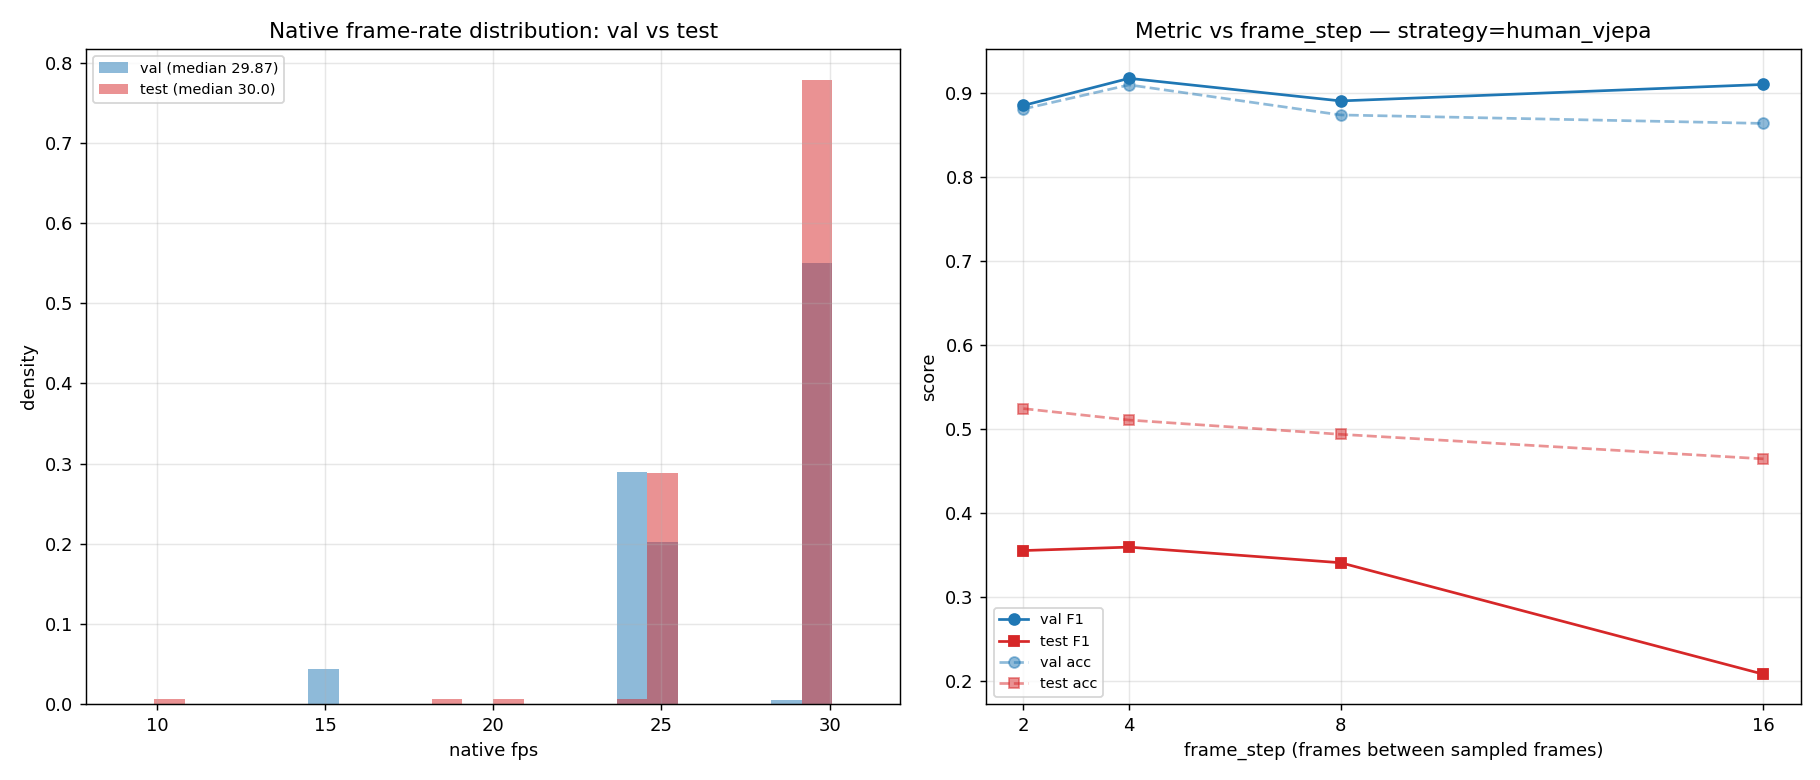

Python code for this plot:
"""Frame-rate influence analysis: is the val→test accuracy drop driven by fps?

Clips are cut with a fixed `frame_step` measured in FRAMES, not seconds
(see meta_common.iter_clips_from_video). A clip therefore spans
`num_frames * frame_step / fps` seconds — so two videos at different native
frame rates yield different real-world temporal windows for the SAME
frame_step. If the test videos have a systematically different fps than the
val videos, the model sees a different temporal scale at inference time.

This script investigates that with two analyses, using your trained meta-model:

  A) Native fps distribution — val vs test. If these differ, fixed frame_step
     means different effective temporal coverage.
  B) frame_step sweep — re-extract features at several frame_step values and
     evaluate the meta-model on val and test for each. If the test metric
     responds strongly to frame_step (and the val/test gap shrinks at some
     value), frame rate / temporal sampling is implicated in the drop.

Validation features are reused from cache_features/ per (strategy, frame_step)
when available.

Usage:
    python frame_rate_analysis.py \\
        --val-csv /tf/data/dataset-2classes/val.csv \\
        --test-dataset /tf/data/test-dataset \\
        --meta-model meta_model_human_weapon_cls.pkl \\
        --frame-steps 2,4,8,16 \\
        --yolo_violence trained-models/yolo26m-violence-cls/best.pt
"""

import argparse
import json
import logging
import os
import pickle
import warnings
from typing import Any, Dict, List, Optional, Tuple

import numpy as np
import torch

from meta_common import (  # type: ignore
    DEFAULT_STRATEGY,
    PipelineStrategy,
    add_shared_model_args,
    compute_eval_metrics,
    load_pipeline_models,
)
from meta_inference import collect_embeddings, find_videos  # type: ignore
from meta_training import (  # type: ignore
    collect_embeddings_from_csv,
    get_cache_path,
    parse_dataset_csv,
)

warnings.filterwarnings("ignore", category=FutureWarning)
logging.basicConfig()
logger = logging.getLogger("frame_rate_analysis")
logger.setLevel(logging.INFO)


def get_video_fps(path: str) -> Optional[float]:
    """Return native average fps for a video, or None if unreadable."""
    try:
        import decord  # type: ignore

        vr = decord.VideoReader(path, ctx=decord.cpu(0))
        fps = float(vr.get_avg_fps())
        return fps if fps > 0 else None
    except Exception:
        pass
    try:
        import cv2

        cap = cv2.VideoCapture(path)
        fps = float(cap.get(cv2.CAP_PROP_FPS))
        cap.release()
        return fps if fps > 0 else None
    except Exception:
        return None


def fps_summary(paths: List[str]) -> Dict[str, Any]:
    fps_vals = [f for f in (get_video_fps(p) for p in paths) if f]
    if not fps_vals:
        return {"n": 0, "fps": []}
    arr = np.array(fps_vals, dtype=np.float32)
    return {
        "n": int(len(arr)),
        "mean": round(float(arr.mean()), 2),
        "median": round(float(np.median(arr)), 2),
        "min": round(float(arr.min()), 2),
        "max": round(float(arr.max()), 2),
        "std": round(float(arr.std()), 2),
        "fps": [round(float(x), 2) for x in arr],
    }


def collect_test_video_paths(test_dataset: str) -> List[str]:
    paths: List[str] = []
    for folder in ("violent", "non-violent"):
        vdir = os.path.join(test_dataset, folder, "videos")
        if os.path.isdir(vdir):
            paths.extend(find_videos(vdir))
    return paths


def _val_features(
    args: argparse.Namespace, models: Any, device: str, frame_step: int
) -> Tuple[np.ndarray, np.ndarray]:
    """Val (X, y) at a given frame_step, reusing cache when present."""
    cache_path = None
    if args.cache_dir:
        os.makedirs(args.cache_dir, exist_ok=True)
        cache_path = get_cache_path(args.val_csv, args, prefix="val")
    if cache_path and os.path.exists(cache_path) and not args.force_rebuild:
        logger.info(f"  [val fs={frame_step}] cache: {cache_path}")
        try:
            with open(cache_path, "rb") as f:
                cached = pickle.load(f)
            return cached["X"], cached["y"]
        except Exception as e:
            logger.warning(f"  cache load failed ({e}); extracting raw.")
    X, y, _ = collect_embeddings_from_csv(
        args.val_csv, models, device,
        num_frames=args.num_frames, frame_step=frame_step,
        human_threshold=args.human_threshold,
        weapon_threshold=args.weapon_threshold,
        strategy=args.strategy,
    )
    if cache_path:
        try:
            with open(cache_path, "wb") as f:
                pickle.dump({"X": X, "y": y, "metadata": []}, f)
        except Exception as e:
            logger.warning(f"  failed to save val cache: {e}")
    return X, y


def _test_features(
    args: argparse.Namespace, models: Any, device: str, frame_step: int
) -> Tuple[np.ndarray, np.ndarray]:
    """Test (X, y) at a given frame_step, caching the result."""
    cache_path = None
    if args.cache_dir:
        os.makedirs(args.cache_dir, exist_ok=True)
        cache_path = get_cache_path(
            os.path.join(args.test_dataset, "test-dataset"),
            args, prefix="test",
        )
    if cache_path and os.path.exists(cache_path) and not args.force_rebuild:
        logger.info(f"  [test fs={frame_step}] cache: {cache_path}")
        try:
            with open(cache_path, "rb") as f:
                cached = pickle.load(f)
            return cached["X"], cached["y"]
        except Exception as e:
            logger.warning(f"  cache load failed ({e}); extracting raw.")
    X, y, _ = collect_embeddings(
        args.test_dataset, models, device,
        num_frames=args.num_frames, frame_step=frame_step,
        human_threshold=args.human_threshold,
        weapon_threshold=args.weapon_threshold,
        strategy=args.strategy,
    )
    if cache_path:
        try:
            with open(cache_path, "wb") as f:
                pickle.dump({"X": X, "y": y, "metadata": []}, f)
        except Exception as e:
            logger.warning(f"  failed to save test cache: {e}")
    return X, y


def evaluate(
    clf: Any, scaler: Any, pca: Any, X: np.ndarray, y: np.ndarray
) -> Dict[str, Any]:
    X_s = scaler.transform(X)
    X_f = pca.transform(X_s) if pca else X_s
    preds = clf.predict(X_f)
    return compute_eval_metrics(y, preds)


def make_plot(
    rows: List[Dict[str, Any]],
    val_fps: Dict[str, Any],
    test_fps: Dict[str, Any],
    strategy: str,
    out_path: str,
) -> Optional[str]:
    try:
        import matplotlib

        matplotlib.use("Agg")
        import matplotlib.pyplot as plt
    except Exception as e:
        logger.warning(f"matplotlib unavailable ({e}); skipping plot.")
        return None

    fig, (ax1, ax2) = plt.subplots(1, 2, figsize=(14, 6))

    # ── Left: native fps distribution, val vs test ──
    if val_fps.get("fps") or test_fps.get("fps"):
        lo = min(
            [min(val_fps.get("fps", [30])), min(test_fps.get("fps", [30]))]
        )
        hi = max(
            [max(val_fps.get("fps", [30])), max(test_fps.get("fps", [30]))]
        )
        bins = np.linspace(lo - 1, hi + 1, 25)
        if val_fps.get("fps"):
            ax1.hist(
                val_fps["fps"], bins=bins, alpha=0.5, color="tab:blue",
                density=True, label=f"val (median {val_fps.get('median')})",
            )
        if test_fps.get("fps"):
            ax1.hist(
                test_fps["fps"], bins=bins, alpha=0.5, color="tab:red",
                density=True, label=f"test (median {test_fps.get('median')})",
            )
    ax1.set_xlabel("native fps")
    ax1.set_ylabel("density")
    ax1.set_title("Native frame-rate distribution: val vs test")
    ax1.legend(loc="best", fontsize=8)
    ax1.grid(True, alpha=0.3)

    # ── Right: F1 vs frame_step for val and test ──
    fsteps = [r["frame_step"] for r in rows]
    ax2.plot(
        fsteps, [r["val"]["f1"] for r in rows],
        "o-", color="tab:blue", label="val F1",
    )
    ax2.plot(
        fsteps, [r["test"]["f1"] for r in rows],
        "s-", color="tab:red", label="test F1",
    )
    ax2.plot(
        fsteps, [r["val"]["accuracy"] for r in rows],
        "o--", color="tab:blue", alpha=0.5, label="val acc",
    )
    ax2.plot(
        fsteps, [r["test"]["accuracy"] for r in rows],
        "s--", color="tab:red", alpha=0.5, label="test acc",
    )
    ax2.set_xlabel("frame_step (frames between sampled frames)")
    ax2.set_ylabel("score")
    ax2.set_title(f"Metric vs frame_step — strategy={strategy}")
    ax2.set_xticks(fsteps)
    ax2.legend(loc="best", fontsize=8)
    ax2.grid(True, alpha=0.3)

    fig.tight_layout()
    fig.savefig(out_path, dpi=130)
    plt.close(fig)
    return out_path


def print_table(rows: List[Dict[str, Any]]) -> None:
    print("\n" + "=" * 78)
    print("  FRAME-STEP SWEEP — meta-model on val vs test")
    print("=" * 78)
    print(
        f"  {'fstep':>5} | {'val F1':>7} {'val acc':>7} | "
        f"{'test F1':>7} {'test acc':>8} | {'F1 gap':>7}"
    )
    print("  " + "-" * 60)
    for r in rows:
        gap = r["val"]["f1"] - r["test"]["f1"]
        print(
            f"  {r['frame_step']:>5} | "
            f"{r['val']['f1']:>7.3f} {r['val']['accuracy']:>7.3f} | "
            f"{r['test']['f1']:>7.3f} {r['test']['accuracy']:>8.3f} | "
            f"{gap:>7.3f}"
        )
    print("=" * 78 + "\n")


def main() -> None:
    p = argparse.ArgumentParser(
        description="Analyze frame-rate / frame_step influence on val→test drop."
    )
    p.add_argument(
        "--val-csv",
        type=str,
        default="/tf/data/dataset-2classes/val.csv",
        help="Validation CSV: '<video_path> <label>' per line.",
    )
    p.add_argument(
        "--test-dataset",
        type=str,
        required=True,
        help="Test dataset dir (violent/ + non-violent/ subdirs).",
    )
    p.add_argument(
        "--meta-model",
        type=str,
        default="meta_model.pkl",
        help="Trained meta-model pickle (carries scaler/pca/strategy).",
    )
    p.add_argument(
        "--frame-steps",
        type=str,
        default="2,4,8,16",
        help="Comma-separated frame_step values to sweep.",
    )
    add_shared_model_args(p)
    p.add_argument(
        "--cache-dir",
        type=str,
        default="cache_features",
        help="Feature cache dir (shared with train_all_strategies.py).",
    )
    p.add_argument("--force-rebuild", action="store_true")
    p.add_argument(
        "--skip-sweep",
        action="store_true",
        help="Only report the native fps distribution (analysis A), skip B.",
    )
    p.add_argument(
        "--output-plot", type=str, default="frame_rate_analysis.png"
    )
    p.add_argument("--output", type=str, default="frame_rate_analysis.json")
    args = p.parse_args()

    if not os.path.isfile(args.val_csv):
        raise SystemExit(f"Error: val CSV not found: {args.val_csv}")
    for sub in ("violent/videos", "non-violent/videos"):
        if not os.path.isdir(os.path.join(args.test_dataset, sub)):
            raise SystemExit(
                f"Error: not found: {os.path.join(args.test_dataset, sub)}"
            )

    # ── Analysis A: native fps distribution (cheap, no model needed) ──
    logger.info("Collecting native fps distribution (val vs test) …")
    val_paths = [vp for vp, _ in parse_dataset_csv(args.val_csv)]
    test_paths = collect_test_video_paths(args.test_dataset)
    val_fps = fps_summary(val_paths)
    test_fps = fps_summary(test_paths)
    logger.info(
        f"  val fps:  median={val_fps.get('median')} "
        f"range=[{val_fps.get('min')}, {val_fps.get('max')}] n={val_fps['n']}"
    )
    logger.info(
        f"  test fps: median={test_fps.get('median')} "
        f"range=[{test_fps.get('min')}, {test_fps.get('max')}] n={test_fps['n']}"
    )

    rows: List[Dict[str, Any]] = []
    strategy_label = "n/a"

    if not args.skip_sweep:
        # Load the trained meta-model (scaler/pca/clf/strategy).
        logger.info(f"Loading meta-model: {args.meta_model}")
        with open(args.meta_model, "rb") as f:
            saved = pickle.load(f)
        clf = saved["model"]
        scaler = saved["scaler"]
        pca = saved.get("pca")
        strategy = PipelineStrategy(
            saved.get("strategy", DEFAULT_STRATEGY.value)
        )
        args.strategy = strategy  # needed by get_cache_path / extraction
        strategy_label = strategy.value
        logger.info(
            f"  model={saved.get('model_name')} strategy={strategy.value}"
        )

        device = "cuda:0" if torch.cuda.is_available() else "cpu"
        logger.info(f"Device: {device}")
        models = load_pipeline_models(args, device, strategy=strategy)

        frame_steps = [
            int(s) for s in args.frame_steps.split(",") if s.strip()
        ]
        logger.info(f"Sweeping frame_step values: {frame_steps}")

        for fs in frame_steps:
            logger.info(f"── frame_step={fs} ──")
            args.frame_step = fs  # drives get_cache_path key + extraction
            X_val, y_val = _val_features(args, models, device, fs)
            X_test, y_test = _test_features(args, models, device, fs)
            val_m = evaluate(clf, scaler, pca, X_val, y_val)
            test_m = evaluate(clf, scaler, pca, X_test, y_test)
            logger.info(
                f"  fs={fs}: val F1={val_m['f1']:.3f} "
                f"test F1={test_m['f1']:.3f} "
                f"(gap={val_m['f1'] - test_m['f1']:.3f})"
            )
            rows.append(
                {"frame_step": fs, "val": val_m, "test": test_m}
            )

        print_table(rows)

    plot_path = make_plot(
        rows, val_fps, test_fps, strategy_label, args.output_plot,
    ) if (rows or val_fps["n"] or test_fps["n"]) else None
    if plot_path:
        logger.info(f"Plot saved to: {plot_path}")

    report: Dict[str, Any] = {
        "config": {
            "val_csv": os.path.abspath(args.val_csv),
            "test_dataset": os.path.abspath(args.test_dataset),
            "meta_model": args.meta_model,
            "num_frames": args.num_frames,
            "frame_steps": args.frame_steps if not args.skip_sweep else None,
        },
        "native_fps": {
            "val": {k: v for k, v in val_fps.items() if k != "fps"},
            "test": {k: v for k, v in test_fps.items() if k != "fps"},
        },
        "frame_step_sweep": rows,
        "plot": plot_path,
    }
    with open(args.output, "w") as f:
        json.dump(report, f, indent=2)
    logger.info(f"JSON report saved to: {args.output}")


if __name__ == "__main__":
    main()
